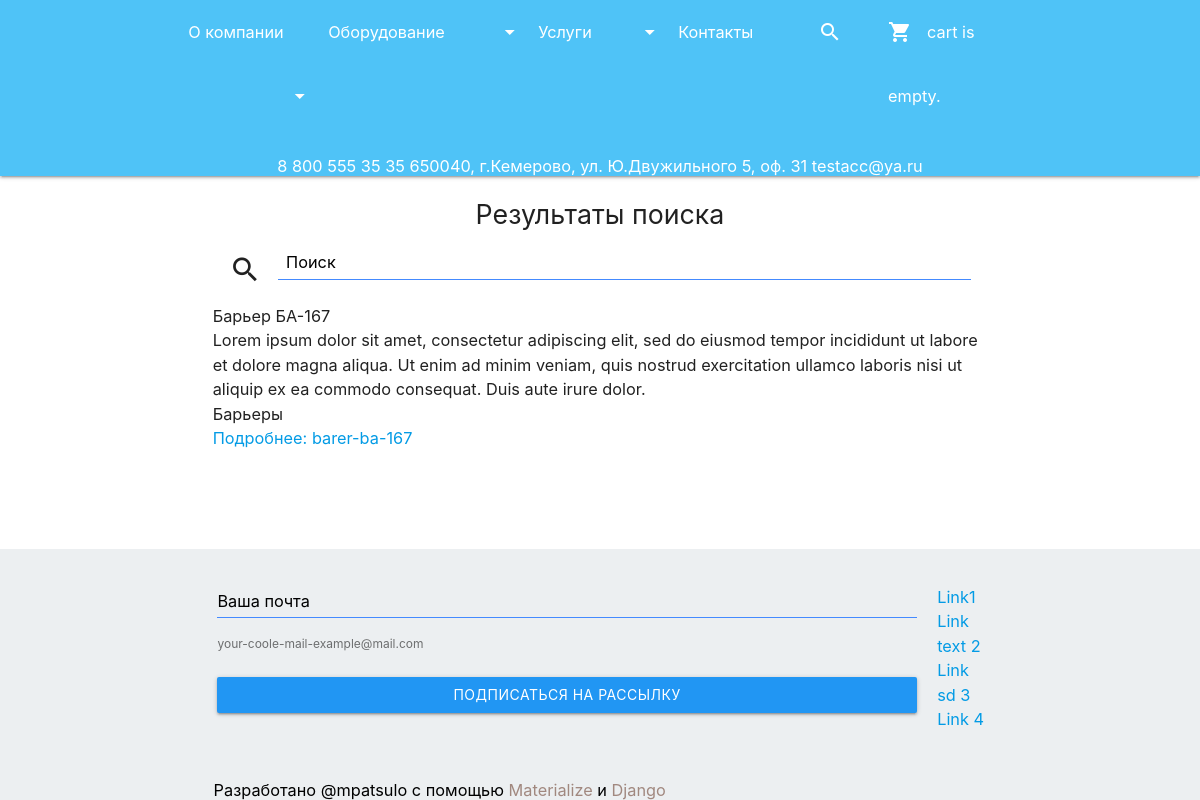
Page /search/1/ on the committed database.
### maincontent/models.py (models this page shows, shortened)
class Product(models.Model):
    title = models.CharField(max_length=30)
    text = models.TextField(max_length=300)
    picture = models.ImageField(upload_to=image_folder)
    category = models.ForeignKey(Category, to_field='name', on_delete=models.CASCADE)
    brand = models.ForeignKey(Brand, on_delete=models.CASCADE)
    cost = models.DecimalField(max_digits=9, decimal_places=2,default = 0.00)
    available = models.BooleanField(default = True)
    slug = models.SlugField()
    class Meta:
        verbose_name ='продукцию'
        verbose_name_plural ='3.Продукция'

class Category(models.Model):
    name = models.CharField(max_length=30, unique = True)
    slug = models.SlugField()
    class Meta:
        verbose_name ='категорию'
        verbose_name_plural ='1.Категории продукции'
    def __str__(self):
        return self.name

### maincontent/views.py (the view)
# urls.py: path('search/<q>/',search_results, name = 'search'),
def search_results(request,q):
    cart = Cart(request)
    try:
        query_category = Category.objects.get(slug__icontains=q)
        products = Product.objects.filter(Q(category=query_category)|Q(title__icontains = q)|Q(text__icontains =q))
    except:
        categories = Category.objects.filter(Q(slug__icontains=q)|Q(name__icontains = q))
        products = Product.objects.filter(Q(title__icontains = q)|Q(text__icontains =q))
        maincontent = MainPageContent.objects.filter(content__icontains = q)
        parterscontent = PartnersPageContent.objects.filter(Q(link__icontains = q))
        requisitescontent = RequsitesPageContent.objects.filter(Q(first_column__icontains = q)| Q(second_column__icontains =q))
        context = {
        'categories':categories,
        'products':products,
        'maincontent':maincontent,
        'parterscontent':parterscontent,
        'requisitescontent':requisitescontent,
        'cart':cart,
        }
    return render(request,'results.html',context)

### ecommerce/cart.py (called while the page is built)
    def __len__(self):
        return sum(item['quantity'] for item in self.cart.values())

### maincontent/templates/results.html (shortened to what this page needs)
{% extends "index-centred.html" %}
{% load static %}
{% block maincontent %}
    <article id="searchcontent" class="content white">
      <div><h5 class="centerd-text">Результаты поиска</h5></div>
      <section class="content">
        <div class="input-field content col s6">
          <i class="material-icons prefix">search</i>
          <input type="text" id="autocomplete-input" class="autocomplete" onchange="javascript:location.href = 'https://patsulo.pythonanywhere.com/search/'+this.value;">
          <label for="autocomplete-input"> Поиск</label>
        </div>
      </section>
      <section class="content">
        <table class="striped">
          <tbody >
            {% for product in products  %}
            <tr class="row">
              <div>{{product.title}}</div>
              <div>{{product.text}}</div>
              <div>{{product.category}}</div>
              <a href ="{%url 'product' product_slug=product.slug %}"> Подробнее: {{product.slug}} </a>
            </tr>
            {% endfor %}
          </tbody>
        </table>
      </section>
      <br>
    </article>
    <br>
{% endblock maincontent %}

### rows in the picture
Product: title "Барьер БА-167", text "Lorem ipsum dolor sit amet, consectetur adipiscing elit, sed do eiusmod tempor incididunt ut labore et dolore magna aliqua. Ut enim ad minim veniam, quis nostrud exercitation ullamco laboris nisi ut aliquip ex ea commodo consequat. Duis aute irure dolor.", category "Барьеры", slug "barer-ba-167"
